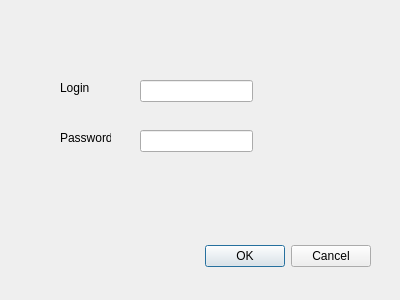
<?xml version="1.0" encoding="UTF-8"?>
<ui version="4.0">
 <class>LoginDialog</class>
 <widget class="QDialog" name="LoginDialog">
  <property name="geometry">
   <rect>
    <x>0</x>
    <y>0</y>
    <width>400</width>
    <height>300</height>
   </rect>
  </property>
  <property name="windowTitle">
   <string>Dialog</string>
  </property>
  <widget class="QDialogButtonBox" name="buttonBox">
   <property name="geometry">
    <rect>
     <x>30</x>
     <y>240</y>
     <width>341</width>
     <height>32</height>
    </rect>
   </property>
   <property name="orientation">
    <enum>Qt::Horizontal</enum>
   </property>
   <property name="standardButtons">
    <set>QDialogButtonBox::Cancel|QDialogButtonBox::Ok</set>
   </property>
  </widget>
  <widget class="QLabel" name="label">
   <property name="geometry">
    <rect>
     <x>60</x>
     <y>80</y>
     <width>61</width>
     <height>16</height>
    </rect>
   </property>
   <property name="text">
    <string>Login</string>
   </property>
  </widget>
  <widget class="QLabel" name="label_2">
   <property name="geometry">
    <rect>
     <x>60</x>
     <y>130</y>
     <width>51</width>
     <height>16</height>
    </rect>
   </property>
   <property name="text">
    <string>Password</string>
   </property>
  </widget>
  <widget class="QLineEdit" name="loginLineEdit">
   <property name="geometry">
    <rect>
     <x>140</x>
     <y>80</y>
     <width>113</width>
     <height>22</height>
    </rect>
   </property>
  </widget>
  <widget class="QLineEdit" name="passwordLineEdit">
   <property name="geometry">
    <rect>
     <x>140</x>
     <y>130</y>
     <width>113</width>
     <height>22</height>
    </rect>
   </property>
   <property name="echoMode">
    <enum>QLineEdit::Password</enum>
   </property>
  </widget>
 </widget>
 <resources/>
 <connections>
  <connection>
   <sender>buttonBox</sender>
   <signal>accepted()</signal>
   <receiver>LoginDialog</receiver>
   <slot>accept()</slot>
   <hints>
    <hint type="sourcelabel">
     <x>248</x>
     <y>254</y>
    </hint>
    <hint type="destinationlabel">
     <x>157</x>
     <y>274</y>
    </hint>
   </hints>
  </connection>
  <connection>
   <sender>buttonBox</sender>
   <signal>rejected()</signal>
   <receiver>LoginDialog</receiver>
   <slot>reject()</slot>
   <hints>
    <hint type="sourcelabel">
     <x>316</x>
     <y>260</y>
    </hint>
    <hint type="destinationlabel">
     <x>286</x>
     <y>274</y>
    </hint>
   </hints>
  </connection>
 </connections>
</ui>
